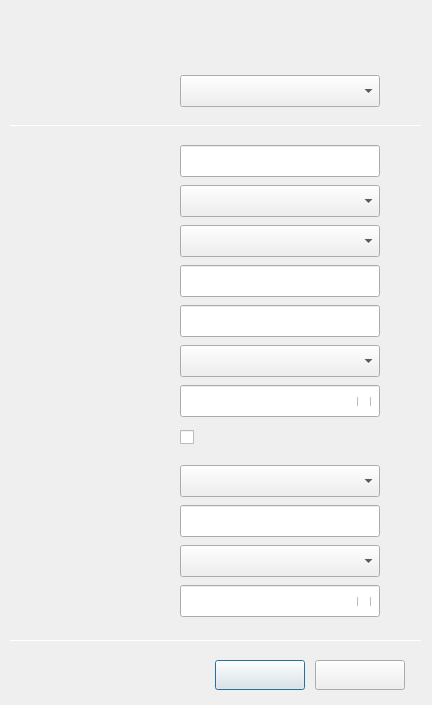
<?xml version="1.0" encoding="UTF-8"?>
<ui version="4.0">
 <class>DlgHideWifiEapTls</class>
 <widget class="QDialog" name="DlgHideWifiEapTls">
  <property name="geometry">
   <rect>
    <x>0</x>
    <y>0</y>
    <width>432</width>
    <height>705</height>
   </rect>
  </property>
  <property name="windowTitle">
   <string>Connect to Hidden Wi-Fi Network</string>
  </property>
  <widget class="QComboBox" name="cbxSecurity">
   <property name="geometry">
    <rect>
     <x>180</x>
     <y>185</y>
     <width>200</width>
     <height>32</height>
    </rect>
   </property>
   <property name="font">
    <font>
     <pointsize>10</pointsize>
    </font>
   </property>
   <property name="styleSheet">
    <string notr="true"/>
   </property>
  </widget>
  <widget class="QLineEdit" name="leNetName">
   <property name="geometry">
    <rect>
     <x>180</x>
     <y>145</y>
     <width>200</width>
     <height>32</height>
    </rect>
   </property>
   <property name="font">
    <font>
     <pointsize>10</pointsize>
    </font>
   </property>
  </widget>
  <widget class="QLineEdit" name="leUserCertifyPwd">
   <property name="geometry">
    <rect>
     <x>180</x>
     <y>505</y>
     <width>200</width>
     <height>32</height>
    </rect>
   </property>
   <property name="font">
    <font>
     <pointsize>10</pointsize>
    </font>
   </property>
   <property name="echoMode">
    <enum>QLineEdit::Password</enum>
   </property>
  </widget>
  <widget class="QLineEdit" name="leCaPwd">
   <property name="geometry">
    <rect>
     <x>180</x>
     <y>385</y>
     <width>200</width>
     <height>32</height>
    </rect>
   </property>
   <property name="font">
    <font>
     <pointsize>10</pointsize>
    </font>
   </property>
   <property name="echoMode">
    <enum>QLineEdit::Password</enum>
   </property>
  </widget>
  <widget class="QCheckBox" name="checkBoxPwd">
   <property name="geometry">
    <rect>
     <x>357</x>
     <y>397</y>
     <width>18</width>
     <height>9</height>
    </rect>
   </property>
   <property name="font">
    <font>
     <pointsize>10</pointsize>
    </font>
   </property>
   <property name="text">
    <string/>
   </property>
  </widget>
  <widget class="QLabel" name="lbConn">
   <property name="geometry">
    <rect>
     <x>76</x>
     <y>80</y>
     <width>90</width>
     <height>20</height>
    </rect>
   </property>
   <property name="font">
    <font>
     <pointsize>10</pointsize>
    </font>
   </property>
   <property name="text">
    <string/>
   </property>
  </widget>
  <widget class="QLabel" name="lbNetName">
   <property name="geometry">
    <rect>
     <x>76</x>
     <y>150</y>
     <width>90</width>
     <height>20</height>
    </rect>
   </property>
   <property name="font">
    <font>
     <pointsize>10</pointsize>
    </font>
   </property>
   <property name="text">
    <string/>
   </property>
  </widget>
  <widget class="QLabel" name="lbDomain">
   <property name="geometry">
    <rect>
     <x>76</x>
     <y>310</y>
     <width>90</width>
     <height>20</height>
    </rect>
   </property>
   <property name="font">
    <font>
     <pointsize>10</pointsize>
    </font>
   </property>
   <property name="text">
    <string/>
   </property>
  </widget>
  <widget class="QLabel" name="lbCA">
   <property name="geometry">
    <rect>
     <x>76</x>
     <y>350</y>
     <width>90</width>
     <height>20</height>
    </rect>
   </property>
   <property name="font">
    <font>
     <pointsize>10</pointsize>
    </font>
   </property>
   <property name="text">
    <string/>
   </property>
  </widget>
  <widget class="QComboBox" name="cbxUserCertify">
   <property name="geometry">
    <rect>
     <x>180</x>
     <y>465</y>
     <width>200</width>
     <height>32</height>
    </rect>
   </property>
   <property name="font">
    <font>
     <pointsize>10</pointsize>
    </font>
   </property>
   <property name="styleSheet">
    <string notr="true"/>
   </property>
  </widget>
  <widget class="QLabel" name="lbIdentity">
   <property name="geometry">
    <rect>
     <x>76</x>
     <y>270</y>
     <width>90</width>
     <height>20</height>
    </rect>
   </property>
   <property name="font">
    <font>
     <pointsize>10</pointsize>
    </font>
   </property>
   <property name="text">
    <string/>
   </property>
  </widget>
  <widget class="QLabel" name="lbUserCertifyPwd">
   <property name="geometry">
    <rect>
     <x>76</x>
     <y>510</y>
     <width>90</width>
     <height>20</height>
    </rect>
   </property>
   <property name="font">
    <font>
     <pointsize>10</pointsize>
    </font>
   </property>
   <property name="text">
    <string/>
   </property>
  </widget>
  <widget class="QPushButton" name="btnCancel">
   <property name="geometry">
    <rect>
     <x>215</x>
     <y>660</y>
     <width>90</width>
     <height>30</height>
    </rect>
   </property>
   <property name="font">
    <font>
     <pointsize>10</pointsize>
    </font>
   </property>
   <property name="text">
    <string/>
   </property>
  </widget>
  <widget class="QLabel" name="lbUserKeyPwd">
   <property name="geometry">
    <rect>
     <x>76</x>
     <y>590</y>
     <width>90</width>
     <height>20</height>
    </rect>
   </property>
   <property name="font">
    <font>
     <pointsize>10</pointsize>
    </font>
   </property>
   <property name="text">
    <string/>
   </property>
  </widget>
  <widget class="QComboBox" name="cbxCA">
   <property name="geometry">
    <rect>
     <x>180</x>
     <y>345</y>
     <width>200</width>
     <height>32</height>
    </rect>
   </property>
   <property name="font">
    <font>
     <pointsize>10</pointsize>
    </font>
   </property>
   <property name="styleSheet">
    <string notr="true"/>
   </property>
  </widget>
  <widget class="QLabel" name="lbUserPriKey">
   <property name="geometry">
    <rect>
     <x>76</x>
     <y>550</y>
     <width>90</width>
     <height>20</height>
    </rect>
   </property>
   <property name="font">
    <font>
     <pointsize>10</pointsize>
    </font>
   </property>
   <property name="text">
    <string/>
   </property>
  </widget>
  <widget class="QLabel" name="lbCaPwd">
   <property name="geometry">
    <rect>
     <x>76</x>
     <y>390</y>
     <width>90</width>
     <height>20</height>
    </rect>
   </property>
   <property name="font">
    <font>
     <pointsize>10</pointsize>
    </font>
   </property>
   <property name="text">
    <string/>
   </property>
  </widget>
  <widget class="QLineEdit" name="leDomain">
   <property name="geometry">
    <rect>
     <x>180</x>
     <y>305</y>
     <width>200</width>
     <height>32</height>
    </rect>
   </property>
   <property name="font">
    <font>
     <pointsize>10</pointsize>
    </font>
   </property>
  </widget>
  <widget class="QCheckBox" name="checkBoxPwdSec">
   <property name="geometry">
    <rect>
     <x>357</x>
     <y>597</y>
     <width>18</width>
     <height>9</height>
    </rect>
   </property>
   <property name="font">
    <font>
     <pointsize>10</pointsize>
    </font>
   </property>
   <property name="text">
    <string/>
   </property>
  </widget>
  <widget class="QLineEdit" name="leIdentity">
   <property name="geometry">
    <rect>
     <x>180</x>
     <y>265</y>
     <width>200</width>
     <height>32</height>
    </rect>
   </property>
   <property name="font">
    <font>
     <pointsize>10</pointsize>
    </font>
   </property>
  </widget>
  <widget class="QLineEdit" name="leUserKeyPwd">
   <property name="geometry">
    <rect>
     <x>180</x>
     <y>585</y>
     <width>200</width>
     <height>32</height>
    </rect>
   </property>
   <property name="font">
    <font>
     <pointsize>10</pointsize>
    </font>
   </property>
   <property name="echoMode">
    <enum>QLineEdit::Password</enum>
   </property>
  </widget>
  <widget class="QLabel" name="lbUserCertify">
   <property name="geometry">
    <rect>
     <x>76</x>
     <y>470</y>
     <width>90</width>
     <height>20</height>
    </rect>
   </property>
   <property name="font">
    <font>
     <pointsize>10</pointsize>
    </font>
   </property>
   <property name="text">
    <string/>
   </property>
  </widget>
  <widget class="QLabel" name="lbAuth">
   <property name="geometry">
    <rect>
     <x>76</x>
     <y>230</y>
     <width>90</width>
     <height>20</height>
    </rect>
   </property>
   <property name="font">
    <font>
     <pointsize>10</pointsize>
    </font>
   </property>
   <property name="text">
    <string/>
   </property>
  </widget>
  <widget class="QComboBox" name="cbxAuth">
   <property name="geometry">
    <rect>
     <x>180</x>
     <y>225</y>
     <width>200</width>
     <height>32</height>
    </rect>
   </property>
   <property name="font">
    <font>
     <pointsize>10</pointsize>
    </font>
   </property>
   <property name="styleSheet">
    <string notr="true"/>
   </property>
  </widget>
  <widget class="QPushButton" name="btnConnect">
   <property name="geometry">
    <rect>
     <x>315</x>
     <y>660</y>
     <width>90</width>
     <height>30</height>
    </rect>
   </property>
   <property name="font">
    <font>
     <pointsize>10</pointsize>
    </font>
   </property>
   <property name="text">
    <string/>
   </property>
  </widget>
  <widget class="QCheckBox" name="checkBoxCA">
   <property name="geometry">
    <rect>
     <x>180</x>
     <y>425</y>
     <width>200</width>
     <height>25</height>
    </rect>
   </property>
   <property name="font">
    <font>
     <pointsize>10</pointsize>
    </font>
   </property>
   <property name="text">
    <string/>
   </property>
  </widget>
  <widget class="QComboBox" name="cbxConn">
   <property name="geometry">
    <rect>
     <x>180</x>
     <y>75</y>
     <width>200</width>
     <height>32</height>
    </rect>
   </property>
   <property name="font">
    <font>
     <pointsize>10</pointsize>
    </font>
   </property>
   <property name="styleSheet">
    <string notr="true"/>
   </property>
  </widget>
  <widget class="QComboBox" name="cbxUserPriKey">
   <property name="geometry">
    <rect>
     <x>180</x>
     <y>545</y>
     <width>200</width>
     <height>32</height>
    </rect>
   </property>
   <property name="font">
    <font>
     <pointsize>10</pointsize>
    </font>
   </property>
   <property name="styleSheet">
    <string notr="true"/>
   </property>
  </widget>
  <widget class="QLabel" name="lbSecurity">
   <property name="geometry">
    <rect>
     <x>76</x>
     <y>190</y>
     <width>90</width>
     <height>20</height>
    </rect>
   </property>
   <property name="font">
    <font>
     <pointsize>10</pointsize>
    </font>
   </property>
   <property name="text">
    <string/>
   </property>
  </widget>
  <widget class="QLabel" name="lbBoder">
   <property name="geometry">
    <rect>
     <x>0</x>
     <y>0</y>
     <width>432</width>
     <height>705</height>
    </rect>
   </property>
   <property name="text">
    <string/>
   </property>
  </widget>
  <widget class="QLabel" name="lbLeftupTitle">
   <property name="geometry">
    <rect>
     <x>30</x>
     <y>30</y>
     <width>140</width>
     <height>22</height>
    </rect>
   </property>
   <property name="text">
    <string/>
   </property>
  </widget>
  <widget class="Line" name="lineUp">
   <property name="geometry">
    <rect>
     <x>10</x>
     <y>125</y>
     <width>412</width>
     <height>1</height>
    </rect>
   </property>
   <property name="orientation">
    <enum>Qt::Horizontal</enum>
   </property>
  </widget>
  <widget class="Line" name="lineDown">
   <property name="geometry">
    <rect>
     <x>10</x>
     <y>640</y>
     <width>412</width>
     <height>1</height>
    </rect>
   </property>
   <property name="orientation">
    <enum>Qt::Horizontal</enum>
   </property>
  </widget>
  <zorder>lbBoder</zorder>
  <zorder>cbxSecurity</zorder>
  <zorder>leNetName</zorder>
  <zorder>leUserCertifyPwd</zorder>
  <zorder>leCaPwd</zorder>
  <zorder>checkBoxPwd</zorder>
  <zorder>lbConn</zorder>
  <zorder>lbNetName</zorder>
  <zorder>lbDomain</zorder>
  <zorder>lbCA</zorder>
  <zorder>cbxUserCertify</zorder>
  <zorder>lbIdentity</zorder>
  <zorder>lbUserCertifyPwd</zorder>
  <zorder>btnCancel</zorder>
  <zorder>lbUserKeyPwd</zorder>
  <zorder>cbxCA</zorder>
  <zorder>lbUserPriKey</zorder>
  <zorder>lbCaPwd</zorder>
  <zorder>leDomain</zorder>
  <zorder>leIdentity</zorder>
  <zorder>leUserKeyPwd</zorder>
  <zorder>lbUserCertify</zorder>
  <zorder>lbAuth</zorder>
  <zorder>cbxAuth</zorder>
  <zorder>btnConnect</zorder>
  <zorder>checkBoxCA</zorder>
  <zorder>cbxConn</zorder>
  <zorder>cbxUserPriKey</zorder>
  <zorder>lbSecurity</zorder>
  <zorder>lbLeftupTitle</zorder>
  <zorder>checkBoxPwdSec</zorder>
  <zorder>lineUp</zorder>
  <zorder>lineDown</zorder>
 </widget>
 <resources/>
 <connections/>
</ui>
